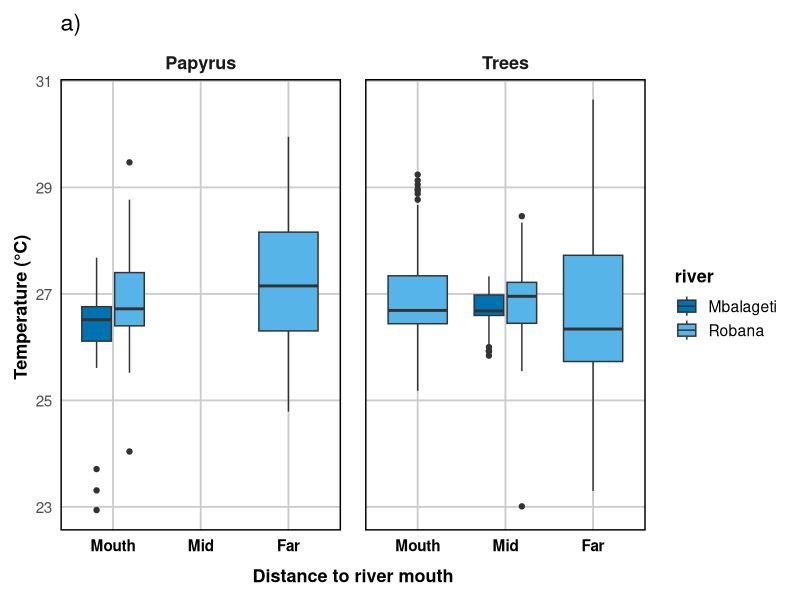
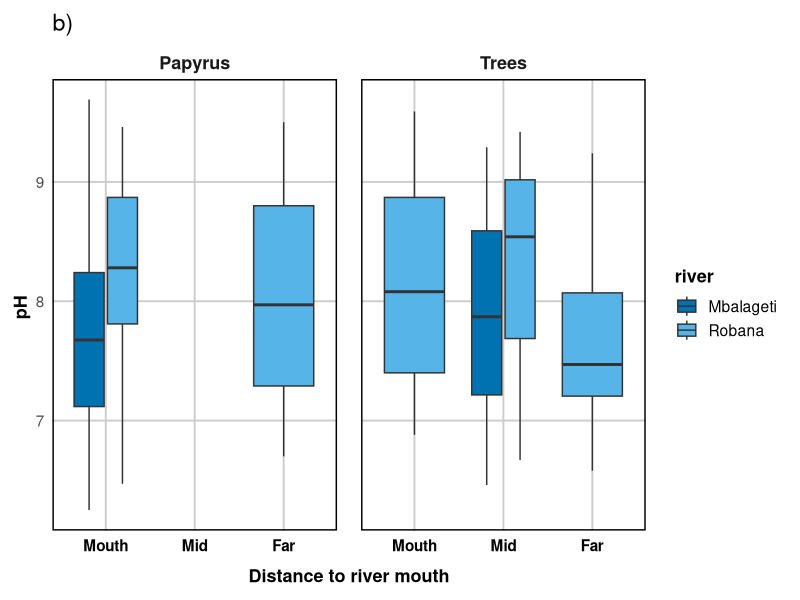
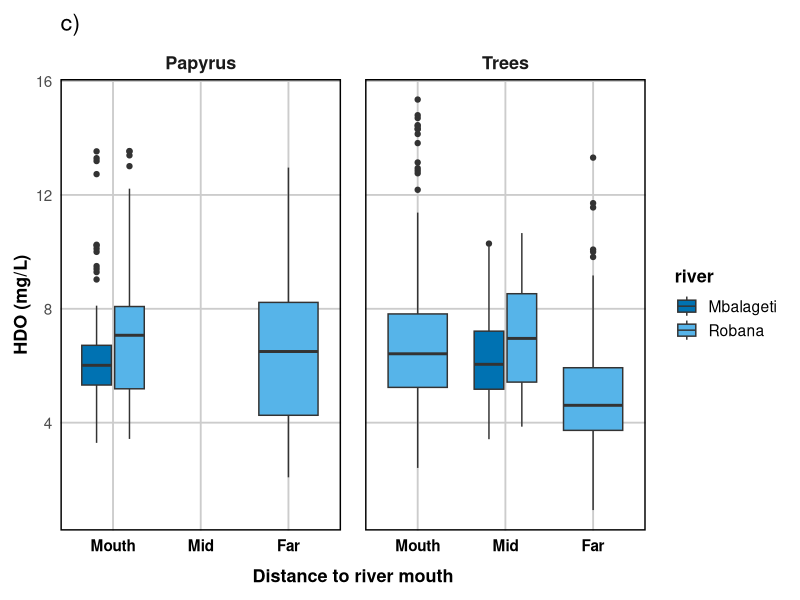
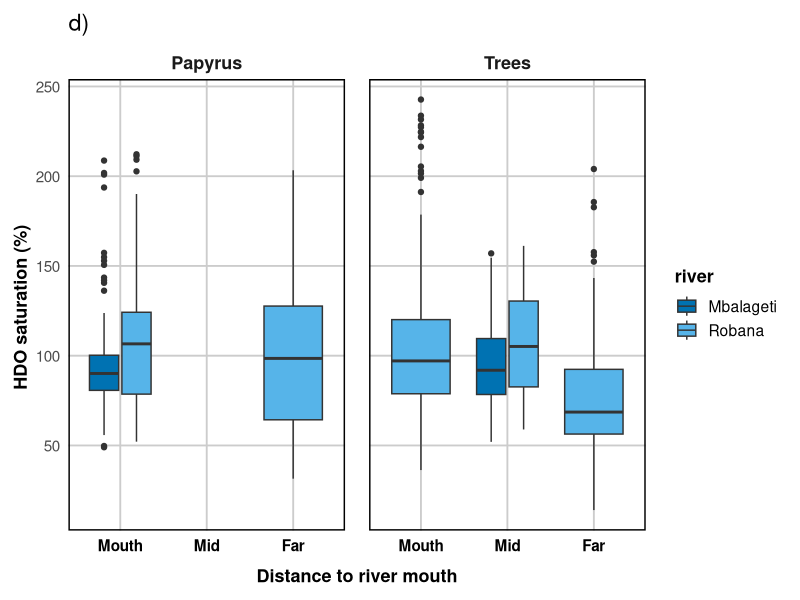
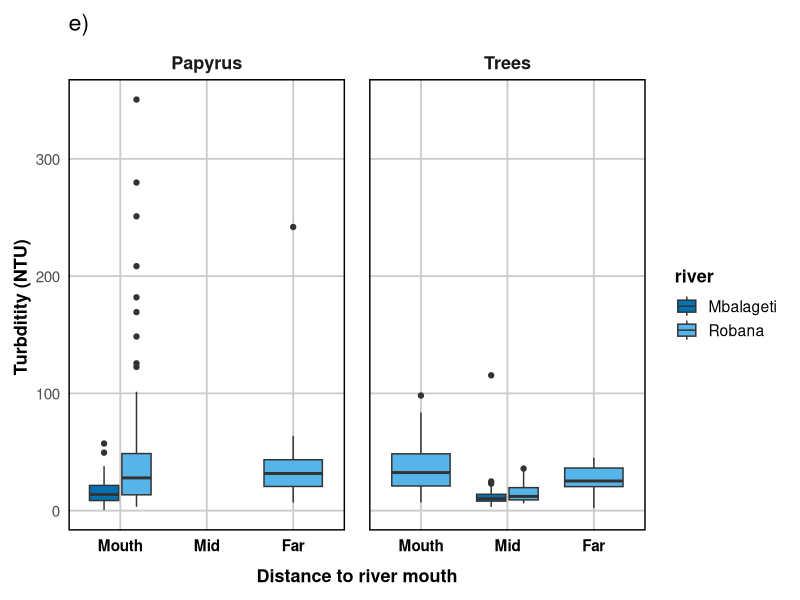
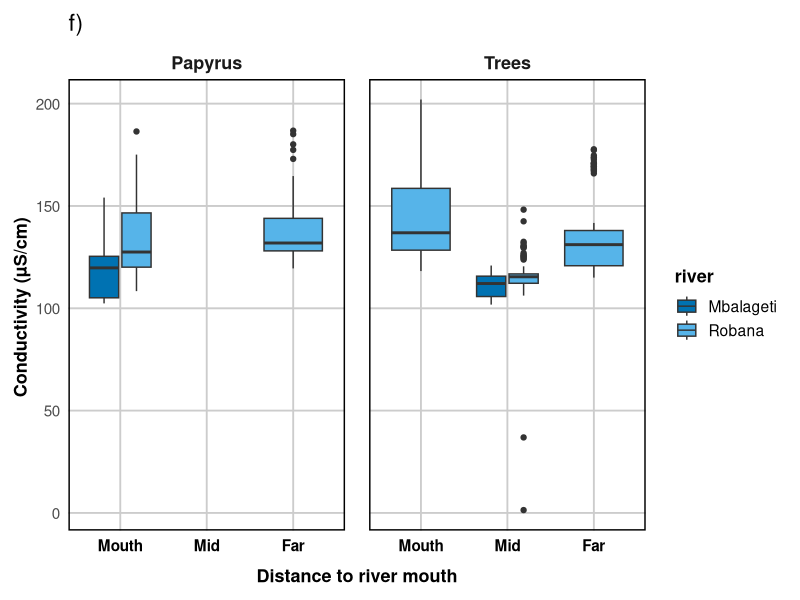
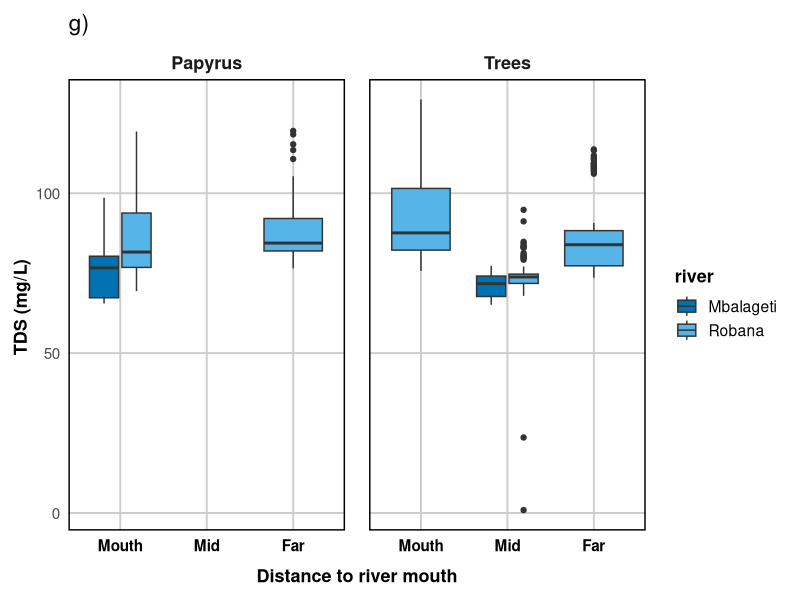
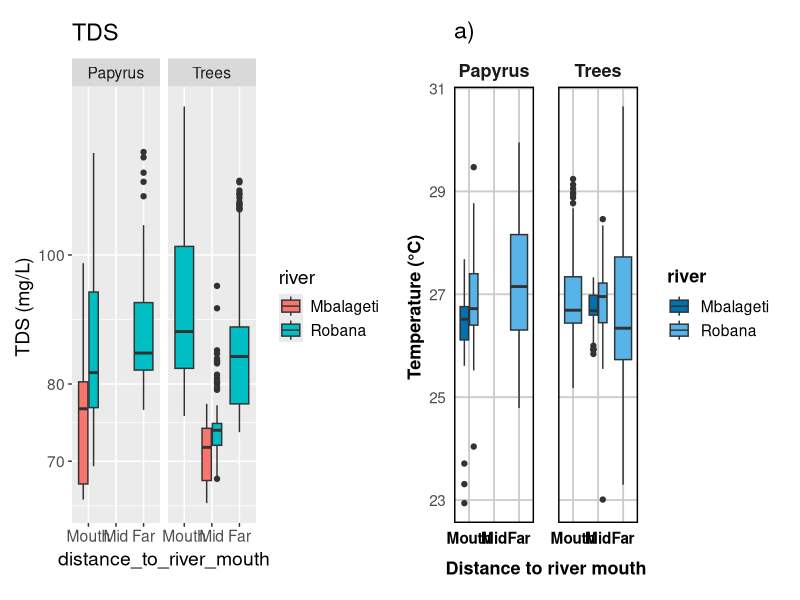

Here is the R script that generated these plots, in order:
rm(list = ls())

# load libraries
library(tidyverse)    # includes dplyr, ggplot2 and tidyr
library(lme4)         # for mixed models
library(lmerTest)     # for tests of significance of mixed-effects models
library(MASS)         # for negative binomial models
library(emmeans)      # pairwise comparison
library(patchwork)    # combine multiple ggplot2 plots into one layout
library(multcomp)     # registers cld() method for emmGrid
library(multcompView) # generates the letters

# load data_water
data_water <- read.csv("data_water.csv") |>
  dplyr::mutate(transect_date_time = paste(transect_ID, substr(date_time_end, 1, 6), substr(date_time_start, 12, 16), sep = " "))|>
  mutate(date=as.Date(date, format= "%d-%b-%Y"),
         habitat_detailed = case_when(
           transect_ID %in% c("pap_1", "pap_2") ~ "Papyrus Mbalageti Mouth",
           transect_ID %in% c("pap_3", "pap_4") ~ "Papyrus Robana Mouth",
           transect_ID %in% c("pap_5", "pap_6") ~ "Papyrus Robana Far",
           transect_ID %in% c("tree_1", "tree_2") ~ "Tree Mbalageti Mid",
           transect_ID %in% c("tree_3", "tree_4") ~ "Tree Robana Mid",
           transect_ID %in% c("tree_5", "tree_6") ~ "Tree Robana Mouth",
           transect_ID %in% c("tree_7", "tree_8") ~ "Tree Robana Far",
           TRUE ~ NA_character_),
         habitat_main = case_when(
           transect_ID %in% c("pap_1", "pap_2","pap_3", "pap_4","pap_5", "pap_6" ) ~ "Papyrus",
           transect_ID %in% c("tree_1", "tree_2","tree_3", "tree_4","tree_5", "tree_6","tree_7", "tree_8") ~ "Trees",
           TRUE ~ NA_character_),
         distance_to_river_mouth= case_when(
           transect_ID %in% c("pap_1", "pap_2", "pap_3", "pap_4", "tree_5", "tree_6") ~ "Mouth",
           transect_ID %in% c("tree_1", "tree_2", "tree_3", "tree_4") ~ "Mid",
           transect_ID %in% c("pap_5", "pap_6", "tree_7", "tree_8") ~ "Far"
         ),
         distance_to_river_mouth= factor(distance_to_river_mouth, levels= c("Mouth", "Mid", "Far")),
         habitat_detailed_2= case_when(
           transect_ID %in% c("pap_1", "pap_2") ~ "Mbalageti Mouth",
           transect_ID %in% c("pap_3", "pap_4","tree_5", "tree_6") ~ "Robana Mouth",
           transect_ID %in% c("pap_5", "pap_6","tree_7", "tree_8") ~ "Robana Far",
           transect_ID %in% c("tree_1", "tree_2") ~ "Mbalageti Mid",
           transect_ID %in% c("tree_3", "tree_4") ~ "Robana Mid",
           TRUE ~ NA_character_),
         river= case_when(
           transect_ID %in% c("pap_1", "pap_2", "tree_1", "tree_2") ~ "Mbalageti",
           transect_ID %in% c("pap_3", "pap_4", "pap_5", "pap_6", "tree_3", "tree_4","tree_5", "tree_6", "tree_7", "tree_8") ~ "Robana"
         ))


#### model Temperature ####
m1 <- lmer(temp ~ river + distance_to_river_mouth + (1 | transect_ID), data = data_water)
anova(m1)
summary(m1)
# significant higher temp at Robana
# no significant higher temperature far than mouth
# no significant higher temperature at far distance compared to mouth
# variance of transect_ID is quite low

# try model without random effect of transect_ID
m1a <- lm(temp ~ river + distance_to_river_mouth, data = data_water)
anova (m1a)
# river has an effect
# distance to river mouth has not
summary(m1a)
# Robana river significantly higher temp
# mid distance not significantly higher than mouth
# far not significantly higher than mouth

# likelihood ratio test to compare the linear mixed model and the fixed-effects model
anova(m1, m1a)
# AIC values of m1 is much lower, chisq is 8.1 and p<0.01 so this shows that transect_ID should be kept as an random factor in the model --> or is this maybe because i did not include habitat_main in the model

plot1 <-ggplot(data_water, aes(x= distance_to_river_mouth, y=temp, fill= river))+
  geom_boxplot()+
  facet_grid(~habitat_main)+
  theme(text= element_text(size=14))+
  #scale_y_log10()+
  labs(x= "Distance to river mouth", y="Temperature (°C) ", title="a)")+
  scale_fill_manual(values = c(
    "Mbalageti" = "#0072B2",
    "Robana" = "#56B4E9"))+
  theme_minimal(base_size = 14) +
  theme(
    axis.title = element_text(size = 13, face="bold"),
    axis.title.x = element_text(size = 13, face = "bold", margin = margin(t = 10)),
    axis.text.x = element_text(size = 11, face = "bold", color="black"), 
    axis.text = element_text(size = 11),
    legend.position = "right",
    legend.title = element_text(size = 13, face = "bold"),
    strip.text = element_text(size = 13, face = "bold"),
    panel.grid.major.x = element_line(color = "grey80", linetype = "solid"),
    panel.grid.major.y = element_line(color = "grey80", linetype = "solid"),
    panel.grid.minor = element_blank(),
    panel.spacing = unit(1.2, "lines"),
    panel.border = element_rect(color = "black", size = 1, fill = NA),
    plot.margin = margin(10, 10, 10, 10)
  )
plot1


#### model for pH ####
m2 <- lmer(pH ~ river + distance_to_river_mouth + (1 | transect_ID), data = data_water)
anova(m2)
# significant effect of river
# significant effect of distance to river mouth
summary(m2)
# low variance of transect ID
# Robana river significantly higher pH 
# mid distance not significantly higher than mouth
# far distance significantly lower pH than mouth

# model wihtout random effects
m2a <- lm(pH ~ river + distance_to_river_mouth, data = data_water)
anova(m2a)
# river and distance to river mouth both significant effect
summary(m2a)
# Robana significantly higher pH
# mid distance significantly higher than mouth
# far distance significanlty lower than mouth

# compare models with likelihood ratio test
anova(m2,m2a)
# p> 0.05 so the random effect can be removed from the model
plot2 <-ggplot(data_water, aes(x= distance_to_river_mouth, y=pH, fill= river))+
  geom_boxplot()+
  facet_grid(~habitat_main)+
  theme(text= element_text(size=14))+
  #scale_y_log10()+
  labs(x= "Distance to river mouth",y="pH ", title="b)")+
  scale_fill_manual(values = c(
    "Mbalageti" = "#0072B2",
    "Robana" = "#56B4E9"))+
  theme_minimal(base_size = 14) +
  theme(
    axis.title = element_text(size = 13, face="bold"),
    axis.title.x = element_text(size = 13, face = "bold", margin = margin(t = 10)),
    axis.text.x = element_text(size = 11, face = "bold", color="black"), 
    axis.text = element_text(size = 11),
    legend.position = "right",
    legend.title = element_text(size = 13, face = "bold"),
    strip.text = element_text(size = 13, face = "bold"),
    panel.grid.major.x = element_line(color = "grey80", linetype = "solid"),
    panel.grid.major.y = element_line(color = "grey80", linetype = "solid"),
    panel.grid.minor = element_blank(),
    panel.spacing = unit(1.2, "lines"),
    panel.border = element_rect(color = "black", size = 1, fill = NA),
    plot.margin = margin(10, 10, 10, 10)
  )
plot2

#### model HDO ####
# papyrus
m3 <- lmer(HDO ~ river + distance_to_river_mouth + (1 | transect_ID), data = data_water)
anova (m3)
# no significant effect of river
# significant effect distance to river mouth
summary(m3)
# no significant higher HDO at Robana
# no significant lower HDO at mid distance
# significantly lower HDO at far distance 
# variance of transect_ID is quite low

# model wihtout random effects
m3a <- lm(HDO ~ river + distance_to_river_mouth, data = data_water)
anova(m3a)
# river no significant effect
# distac=nce to river mouth significant effect
summary(m3a)
# Robana significantly higher HDO
# mid distance not significantly higher than mid
# far distance significantly lower than mouth

# compare models 
anova(m3,m3a)
# m3 lower AIC, p<0.05 so keep the random effect

plot3 <-ggplot(data_water, aes(x= distance_to_river_mouth, y=HDO, fill= river))+
  geom_boxplot()+
  facet_grid(~habitat_main)+
  theme(text= element_text(size=14))+
  #scale_y_log10()+
  labs(x= "Distance to river mouth", y="HDO (mg/L)", title="c)")+
  scale_fill_manual(values = c(
    "Mbalageti" = "#0072B2",
    "Robana" = "#56B4E9"))+
  theme_minimal(base_size = 14) +
  theme(
    axis.title = element_text(size = 13, face="bold"),
    axis.title.x = element_text(size = 13, face = "bold", margin = margin(t = 10)),
    axis.text.x = element_text(size = 11, face = "bold", color="black"), 
    axis.text = element_text(size = 11),
    legend.position = "right",
    legend.title = element_text(size = 13, face = "bold"),
    strip.text = element_text(size = 13, face = "bold"),
    panel.grid.major.x = element_line(color = "grey80", linetype = "solid"),
    panel.grid.major.y = element_line(color = "grey80", linetype = "solid"),
    panel.grid.minor = element_blank(),
    panel.spacing = unit(1.2, "lines"),
    panel.border = element_rect(color = "black", size = 1, fill = NA),
    plot.margin = margin(10, 10, 10, 10)
  )
plot3

#### model HDO sat ####
m4 <- lmer(HDO_sat ~ river + distance_to_river_mouth + (1 | transect_ID), data = data_water)
anova(m4)
# no significant effect of river
# distance to river mouth significant effect
summary(m4)
# no signficant higher HDO at Robana
# no significant lower HDO at mid distance
# significant lower HDO at far distance
# quite some variation in transect_ID

# model wihtout random effects
m4a <- lm(HDO_sat ~ river + distance_to_river_mouth, data = data_water)
summary(m4a)
# Robana significantly higher HDO
# not significant lower HDO at mid distance
# significant lower HDO at far distance

# compare models 
anova(m4,m4a)
# lower AIC for model m4 and p<0.05 so keep random effect in the model

plot4 <-ggplot(data_water, aes(x= distance_to_river_mouth, y=HDO_sat, fill= river))+
  geom_boxplot()+
  facet_grid(~habitat_main)+
  theme(text= element_text(size=14))+
  #scale_y_log10()+
  labs(x= "Distance to river mouth", y="HDO saturation (%) ", title="d)")+
  scale_fill_manual(values = c(
    "Mbalageti" = "#0072B2",
    "Robana" = "#56B4E9"))+
  theme_minimal(base_size = 14) +
  theme(
    axis.title = element_text(size = 13, face="bold"),
    axis.title.x = element_text(size = 13, face = "bold", margin = margin(t = 10)),
    axis.text.x = element_text(size = 11, face = "bold", color="black"), 
    axis.text = element_text(size = 11),
    legend.position = "right",
    legend.title = element_text(size = 13, face = "bold"),
    strip.text = element_text(size = 13, face = "bold"),
    panel.grid.major.x = element_line(color = "grey80", linetype = "solid"),
    panel.grid.major.y = element_line(color = "grey80", linetype = "solid"),
    panel.grid.minor = element_blank(),
    panel.spacing = unit(1.2, "lines"),
    panel.border = element_rect(color = "black", size = 1, fill = NA),
    plot.margin = margin(10, 10, 10, 10)
  )
plot4

#### model Turbidity ####
# papyrus
m5 <- lmer(turb ~ river + distance_to_river_mouth + (1 | transect_ID), data = data_water)
anova(m5)
# river has a significant effect
# distance to river mouth no significant effect
summary(m5)
# significant higher turb at Robana
# no significant lower turbidity at mid distance
# no significant lower turbidity at far distance
# quite some variation in transect_ID

# model wihtout random effects
m5a <- lm(turb ~ river + distance_to_river_mouth, data = data_water)
summary(m5a)
# Robana significantly higher turbidity
# mid distance not significantly lower turbidity than mouth
# far distance not significantly lower turbidity than mouth

# compare models 
anova(m5,m5a)
# p=1, difference in AIC is very small, so both models could be a good fit

plot5 <-ggplot(data_water |> filter(turb<2000),
               aes(x= distance_to_river_mouth, y=turb, fill= river))+
  geom_boxplot()+
  facet_grid(~habitat_main)+
  theme(text= element_text(size=14))+
  #scale_y_log10()+
  labs(x= "Distance to river mouth", y="Turbditity (NTU) ", title="e)")+
  scale_fill_manual(values = c(
    "Mbalageti" = "#0072B2",
    "Robana" = "#56B4E9"))+
  theme_minimal(base_size = 14) +
  theme(
    axis.title = element_text(size = 13, face="bold"),
    axis.title.x = element_text(size = 13, face = "bold", margin = margin(t = 10)),
    axis.text.x = element_text(size = 11, face = "bold", color="black"), 
    axis.text = element_text(size = 11),
    legend.position = "right",
    legend.title = element_text(size = 13, face = "bold"),
    strip.text = element_text(size = 13, face = "bold"),
    panel.grid.major.x = element_line(color = "grey80", linetype = "solid"),
    panel.grid.major.y = element_line(color = "grey80", linetype = "solid"),
    panel.grid.minor = element_blank(),
    panel.spacing = unit(1.2, "lines"),
    panel.border = element_rect(color = "black", size = 1, fill = NA),
    plot.margin = margin(10, 10, 10, 10)
  )
plot5
#### model Conductivity ####
m6 <- lmer(cond ~ river + distance_to_river_mouth + (1 | transect_ID), data = data_water)
anova(m6)
# significant effect of river
# significant effect of distance to river mouth
summary(m6)
# significant higher conductivity at Robana
# significant lower conductivity at mid distance compared to mouth
# no significant lower conductivity at far distance
# quite some variance between transect but more within transect

# model without random effects
m6a <- lm(cond ~ river + distance_to_river_mouth, data = data_water)
anova(m6a)
summary(m6a)
# Robana highly significant
# mid distance highly significant lower conductivity 
# far distance not significantly higher than mouth

# compare models 
anova(m6,m6a)
# AIC of the mixed model is little bit lower
# p <0.001 so keep the random effect

plot6 <-ggplot(data_water, aes(x= distance_to_river_mouth, y=cond, fill= river))+
  geom_boxplot()+
  facet_grid(~habitat_main)+
  theme(text= element_text(size=14))+
  #scale_y_log10()+
  labs(x= "Distance to river mouth", y="Conductivity (µS/cm) ", title="f)")+
  scale_fill_manual(values = c(
    "Mbalageti" = "#0072B2",
    "Robana" = "#56B4E9"))+
  theme_minimal(base_size = 14) +
  theme(
    axis.title = element_text(size = 13, face="bold"),
    axis.title.x = element_text(size = 13, face = "bold", margin = margin(t = 10)),
    axis.text.x = element_text(size = 11, face = "bold", color="black"), 
    axis.text = element_text(size = 11),
    legend.position = "right",
    legend.title = element_text(size = 13, face = "bold"),
    strip.text = element_text(size = 13, face = "bold"),
    panel.grid.major.x = element_line(color = "grey80", linetype = "solid"),
    panel.grid.major.y = element_line(color = "grey80", linetype = "solid"),
    panel.grid.minor = element_blank(),
    panel.spacing = unit(1.2, "lines"),
    panel.border = element_rect(color = "black", size = 1, fill = NA),
    plot.margin = margin(10, 10, 10, 10)
  )
plot6


#### model for TDS ####
m7 <- lmer(TDS ~ river + distance_to_river_mouth + (1 | transect_ID), data = data_water)
anova(m7)
# significant effect of river
# significant effect of distance to river mouth
summary(m7)
# significant higher TDS at Robana
# significant lower TDS at mid distance than mouth
# no significant higher TDS at far distance 

# model without random effect
m7a <- lm(TDS ~ river + distance_to_river_mouth, data = data_water)
anova(m7a)
# both river and distance to river mouth highly significant 
summary(m7a)
# significant higher TDS at Robana river ***
# significant lower TDS at distance mid ***
# not significant higher TDS at far distance
anova(m7,m7a)
# AIC model m7 is lower, chisq is 81.8 and p<0.001, so keep the random effect in the model

# plot TDS
plot7 <-ggplot(data_water,aes( x= distance_to_river_mouth, y= TDS, fill= river))+
  geom_boxplot()+
  facet_grid(~habitat_main)+
  theme(text= element_text(size=14))+
  #scale_y_log10()+
  labs(x= "Distance to river mouth", y="TDS (mg/L) ", title="g)")+
  scale_fill_manual(values = c(
    "Mbalageti" = "#0072B2",
    "Robana" = "#56B4E9"))+
  theme_minimal(base_size = 14) +
  theme(
    axis.title = element_text(size = 13, face="bold"),
    axis.title.x = element_text(size = 13, face = "bold", margin = margin(t = 10)),
    axis.text.x = element_text(size = 11, face = "bold", color="black"), 
    axis.text = element_text(size = 11),
    legend.position = "right",
    legend.title = element_text(size = 13, face = "bold"),
    strip.text = element_text(size = 13, face = "bold"),
    panel.grid.major.x = element_line(color = "grey80", linetype = "solid"),
    panel.grid.major.y = element_line(color = "grey80", linetype = "solid"),
    panel.grid.minor = element_blank(),
    panel.spacing = unit(1.2, "lines"),
    panel.border = element_rect(color = "black", size = 1, fill = NA),
    plot.margin = margin(10, 10, 10, 10)
  )
plot7

ggplot(data_water |>dplyr::filter(TDS>50), 
       aes( x= distance_to_river_mouth, y= TDS, fill= river))+
  geom_boxplot()+
  facet_grid(~habitat_main)+
  theme(text= element_text(size=14))+
  scale_y_log10()+
  labs(y="TDS (mg/L) ", title="TDS")+
  
  plot1
#### model for ORP ####
m8 <- lmer(ORP ~ river + distance_to_river_mouth + (1 | transect_ID), data = data_water)
anova(m8)
# significant effect of river
# significant effect of distance to river mouth
summary(m8)
# quite some variance between transects
# significant lower ORP at Robana
# no significant lower ORP at mid distance
# significant higher ORP at far distance

# model without random effect
m8a <- lm(ORP ~ river + distance_to_river_mouth, data = data_water)
anova(m8a)
# both river and distance to river mouth, highly significant
summary(m8a)
# significant lower ORP at Robana river
# significant higher ORP at distance mid
# significant higher ORP at distance far
anova(m8,m8a)
# p<0.001 and AIC lower in m8 so keep the random effect in the model

plot8 <-ggplot(data_water,aes( x= distance_to_river_mouth, y= ORP, fill= river))+
  geom_boxplot()+
  facet_grid(~habitat_main)+
  theme(text= element_text(size=14))+
  #scale_y_log10()+
  labs(x= "Distance to river mouth", y="ORP (mV) ", title="h)")+
  scale_fill_manual(values = c(
    "Mbalageti" = "#0072B2",
    "Robana" = "#56B4E9"))+
  theme_minimal(base_size = 14) +
  theme(
    axis.title = element_text(size = 13, face="bold"),
    axis.title.x = element_text(size = 13, face = "bold", margin = margin(t = 10)),
    axis.text.x = element_text(size = 11, face = "bold", color="black"), 
    axis.text = element_text(size = 11),
    legend.position = "right",
    legend.title = element_text(size = 13, face = "bold"),
    strip.text = element_text(size = 13, face = "bold"),
    panel.grid.major.x = element_line(color = "grey80", linetype = "solid"),
    panel.grid.major.y = element_line(color = "grey80", linetype = "solid"),
    panel.grid.minor = element_blank(),
    panel.spacing = unit(1.2, "lines"),
    panel.border = element_rect(color = "black", size = 1, fill = NA),
    plot.margin = margin(10, 10, 10, 10)
  )
plot8

### make combined plot ####
# combine the plots into 1
combined_plot <- (
  plot1 | plot2 | plot3
) /
  (
    plot4 | plot5 | plot6
  ) /
  (
    plot7 | plot8 | plot_spacer()
  ) +
  plot_layout(
    widths = c(1, 1, 1),       
    heights = c(1, 1, 1),     
    guides = "collect"         
  ) &
  theme(
    plot.margin = margin(5, 5, 5, 5),
    legend.position = "bottom"
  )

print(combined_plot)
